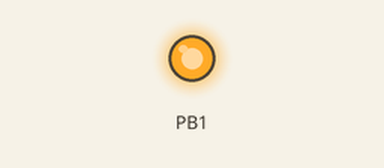
Bench run of a sketch on a simulated ATtiny85, built with avr-gcc and run on an emulated ATtiny85. Parts: output pins drawn as LEDs (lit = HIGH). At 14.7 s the program stops and its outputs stay as they are.

Above: at 0.05 s.
Timing chart, 0 to 3.0 s (numbered marks = the images above):
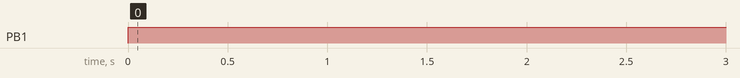

The sketch:

Auto_Subscriber.ino
```cpp
#include "DigiKeyboard.h"
#define KEY_TAB      0x2b

void setup() {
  pinMode(1, OUTPUT);
}

void loop() {
  //Small delay to make sure DigiSpark is fully connected
  digitalWrite(1, HIGH);
  DigiKeyboard.delay(100);
  DigiKeyboard.sendKeyStroke(0);
  //Opens up Chrome through Window's search in order to avoid being blocked by administrator ristrictions
  DigiKeyboard.sendKeyStroke('r',MOD_GUI_LEFT);
  DigiKeyboard.delay(800);
  DigiKeyboard.print("Google Chrome");
  DigiKeyboard.delay(600);
  DigiKeyboard.sendKeyStroke(KEY_ENTER);
  DigiKeyboard.delay(1000);
  //Incase of Chromebook
  DigiKeyboard.sendKeyStroke(KEY_N,MOD_CONTROL_LEFT);
  DigiKeyboard.delay(1000);
  DigiKeyboard.sendKeyStroke(KEY_L,MOD_CONTROL_LEFT);
  DigiKeyboard.delay(300);
  //||||||||||||||||||||||||||||||||||||||||||||||||||||||||||||||||Enter your Youtube Channel link below||||||||||||||||||||||||||||||||||||||||||||||||||||||||||||||||
  //VVVVVVVVVVVVVVVVVVVVVVVVVVVVVVVVVVVVVVVVVVVVVVVVVVVVVVVVVVVVVVVV                                     VVVVVVVVVVVVVVVVVVVVVVVVVVVVVVVVVVVVVVVVVVVVVVVVVVVVVVVVVVVVVVVV
  DigiKeyboard.print("CHANNEL LINK HERE");
  //Changes the link to subscriber confirmation link
  DigiKeyboard.delay(100);
  DigiKeyboard.print("?sub_confirmation=1");
  DigiKeyboard.sendKeyStroke(KEY_ENTER);
  //Large delay in order to let Youtube load
  DigiKeyboard.delay(7500);
  //Selects the subscribe button using the TAB key
  DigiKeyboard.sendKeyStroke(KEY_TAB);
  DigiKeyboard.delay(100);
  DigiKeyboard.sendKeyStroke(KEY_TAB);
  DigiKeyboard.delay(100);
  DigiKeyboard.sendKeyStroke(KEY_ENTER);
  //Flashes LED when done
  digitalWrite(1,LOW);
  DigiKeyboard.delay(500);
  digitalWrite(1,HIGH);
  DigiKeyboard.delay(500);
  digitalWrite(1,LOW);
  DigiKeyboard.delay(500);
  digitalWrite(1,HIGH);
  DigiKeyboard.delay(500);
  digitalWrite(1,LOW);
  DigiKeyboard.delay(500);
  digitalWrite(1,HIGH);
  DigiKeyboard.delay(500);
  digitalWrite(1,LOW);
  for(;;){ /*empty*/ }
}
```

Measured:
- by itself, PB1: repeats every 1.0 s: LOW 0.50 s, HIGH 0.50 s
